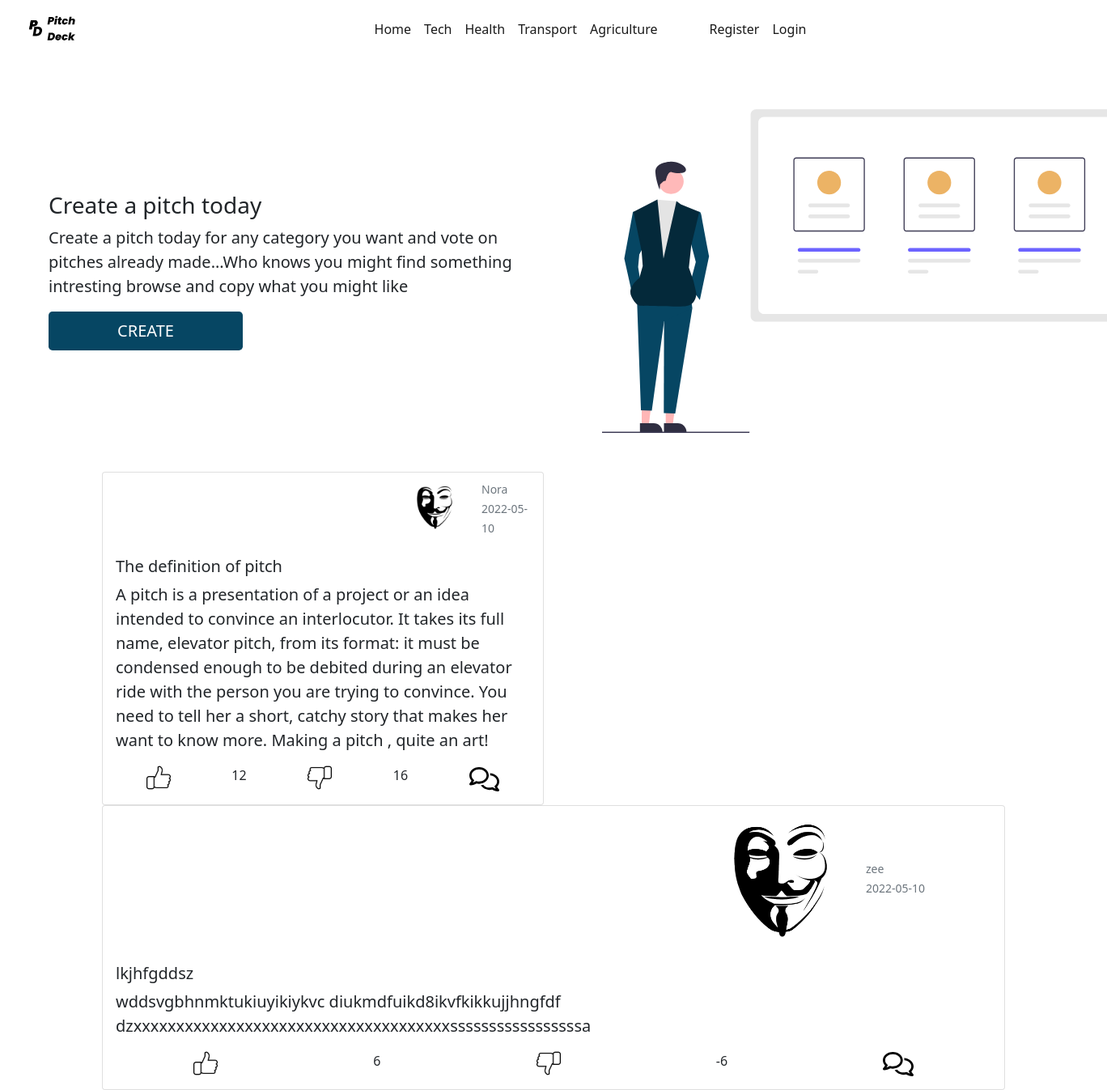
Before: / with the older database file.
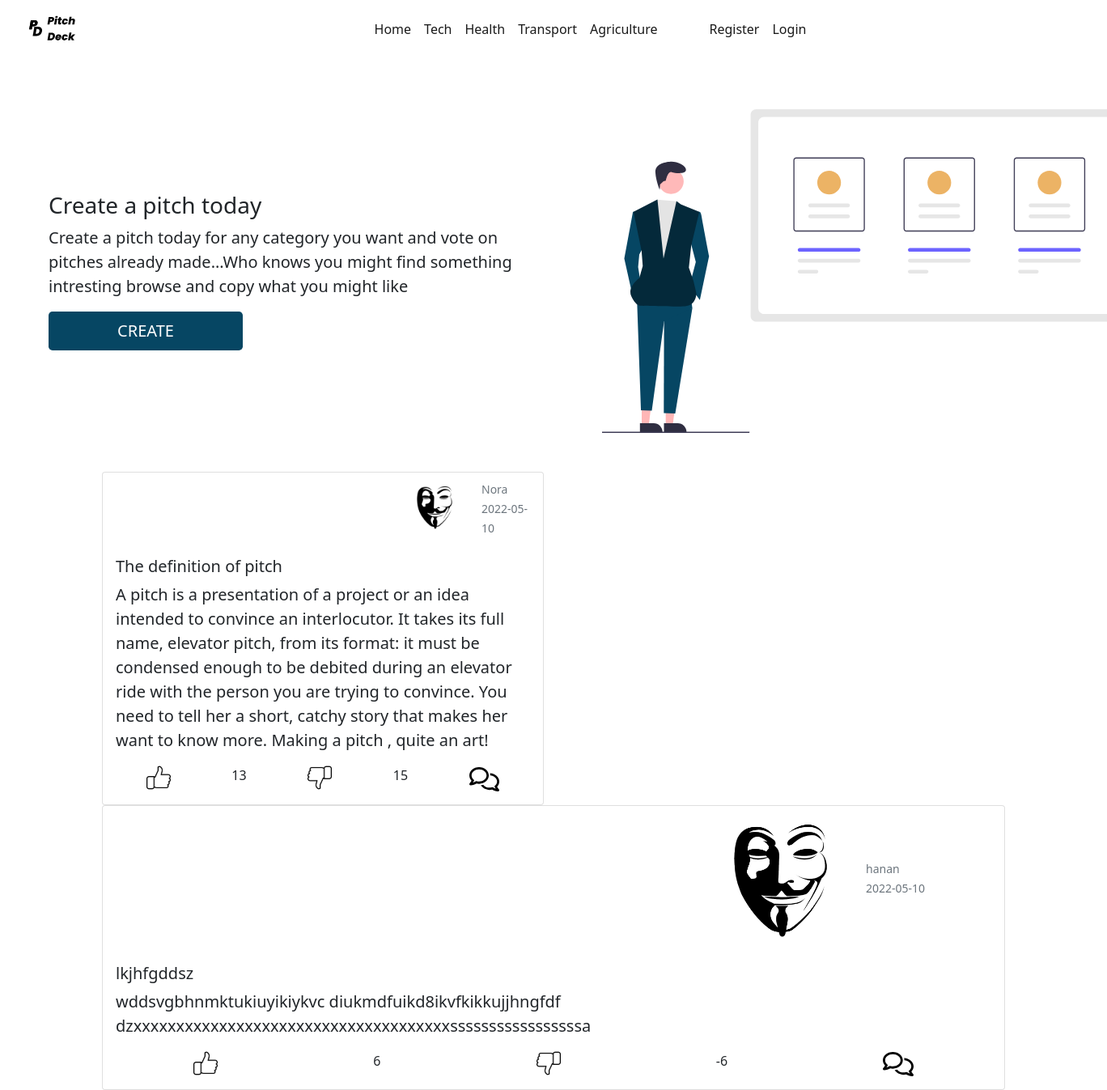
After: the same page with the newer database file.
### app/models.py (models this page shows, shortened)
class Pitch(db.Model):
    id = db.Column(db.Integer, primary_key=True)
    title = db.Column(db.String, nullable=False)
    content = db.Column(db.String, nullable=False)
    likes= db.Column(db.Integer, nullable=False,default=0)
    dislikes= db.Column(db.Integer, nullable=False,default=0)
    comments= db.Column(db.String, )
    category= db.Column(db.String)
    date_created = db.Column(db.Date, nullable=False, default=datetime.utcnow)
    user_id = db.Column(db.Integer, db.ForeignKey('user.id'), nullable=False)

class User(db.Model, UserMixin):
    id = db.Column(db.Integer, primary_key=True)
    username = db.Column(db.String, nullable=False, unique=True)
    email = db.Column(db.String, nullable=False, unique=True)
    password = db.Column(db.String, nullable=False)
    profile = db.Column(db.String, nullable=False, default='anon.png')
    pitches = db.relationship('Pitch', backref='author', lazy=True)

### app/routes.py (the view)
@app.route('/')
def home():
    pitches = Pitch.query.all()
    return render_template('index.html', pitches=pitches)

### app/templates/index.html (shortened to what this page needs)
{% extends 'layout.html' %}
{% block body %}
    <div class="container-fluid mt-3">
        <div class="row">
            <div class="col-md-6  mx-auto mt-auto mb-auto px-5 ">
                <p class="h3">
                    Create a pitch today
                </p>
                <p class="lead">
                    Create a pitch today for any category you want and vote on pitches already made...Who knows you might find
                    something intresting browse and copy what you might like
                </p>
                <a href="{{url_for('create')}}" class="btn btn-lg btn-outline">CREATE</a>
            </div>
            <div class="col-md-6">
                <img src="{{url_for('static',filename='/assets/img.svg')}}" class="img-responsive f-img m-5" alt="">
            </div>
        </div>
    </div>
    <div class="container">
      <div class="row row-cols-1 row-cols-md-2 g-4">
    {% for pitch in pitches %}
        <div class="col ">
          <div class="card">
              <div class="row  p-2">
                  <div class="col-md-8"></div>
                <div class="col-md-2">
                    <img src="{{url_for('static', filename='/profiles/'+pitch.author.profile)}}" class="img-thumbnail img-fluid border border-white" alt="Profile picture" >
                </div>
                <div class="col-md-2 mx-auto mt-auto mb-auto text-muted">
                    <small>{{pitch.author.username}}</small>
                    <br>
                    <small>{{pitch.date_created}}</small>
                </div>
              </div>
            <div class="card-body">
              <h5 class="card-title">{{pitch.title}}</h5>
              <p class="card-text lead">{{pitch.content}}</p>
              <div class="d-flex justify-content-around">
                <a href="{{url_for('likes',pitchid=pitch.id)}}"><img src="{{url_for('static',filename='/assets/like.svg')}}" alt=""></a>{{pitch.likes}}
                <a href="{{url_for('dislikes',pitchid=pitch.id)}}"><img src="{{url_for('static',filename='/assets/unlike.svg')}}"  alt=""></a>{{pitch.dislikes}}
                <a  data-bs-toggle="collapse" href="#comments{{pitch.id}}" class="lead text-decoration-none">
                  <img src="{{url_for('static',filename='/assets/comment.svg')}}" height="30" alt="">
                </a>
              </div>
              </div>
            </div>
          </div>
        </div>
      {% endfor %}
</div>
{% endblock %}

### app/templates/layout.html (shortened to what this page needs)
<!DOCTYPE html>
<html lang="en">
<head>
    <link rel="stylesheet" href='{{url_for('static',filename='main.css')}}'>
    <link href="https://cdn.jsdelivr.net/npm/bootstrap@5.1.3/dist/css/bootstrap.min.css"
    rel="stylesheet"
>
</head>
<body>
    <div class="container-fluid">
        <div class="container-fluid">
            <nav class="navbar navbar-expand-lg navbar-light bg-transparent">
              <div class="container-fluid">
                <a class="navbar-brand"  href="{{url_for('home')}}">
                  <img src= "{{url_for('static',filename='/assets/logo.svg')}}" alt="logo" width="75" height="45" >
                </a>
                <div class="collapse navbar-collapse justify-content-evenly " id="navbarNav">
                  <ul class="navbar-nav">
                    <li class="nav-item">
                      <a class="nav-link active" aria-current="page" href="{{url_for('home')}}">Home</a>
                    </li>
                    <li class="nav-item">
                      <a class="nav-link active" href="{{url_for('home')}}">Tech</a>
                    </li>
                    <li class="nav-item">
                      <a class="nav-link active" href="{{url_for('home')}}">Health</a>
                    </li>
                    <li class="nav-item">
                      <a class="nav-link active" href="{{url_for('home')}}">Transport</a>
                    </li>
                    <li class="nav-item me-5">
                      <a class="nav-link active" href="{{url_for('home')}}">Agriculture</a>
                      {% if current_user.is_authenticated %}
                      <li class="nav-item">
                        <a class="nav-link active " href="{{url_for('create')}}">Create</a>
                      <li class="nav-item">
                      <a class="nav-link active " href="{{url_for('account')}}">Account</a>
                      <li class="nav-item">
                      <a class="nav-link active" href="{{url_for('logout')}}">Logout</a>
                    </li>
                      {%else%}
                      {%if request.url_rule.endpoint != 'register' %}
                      <li class="nav-item">
                        <a class="nav-link active" href="{{url_for('register')}}">Register</a>
                      </li>
                      {% endif %}
                      {%if request.url_rule.endpoint != 'login'%}
                      <li class="nav-item">
                        <a class="nav-link active" href="{{url_for('login')}}">Login</a>
                      </li>
                      {%endif%}
                      {% endif %}
                </div>
              </div>
            </nav>
        </div>
        {% block body %}
        {% endblock %}
</body>
</html>

### app/static/main.css (style rules this page uses)
.f-img { height: 50vh }
.btn { background-color: #064663 !important; box-shadow: none; background-color: transparent; height: 3rem; width: 15rem; box-shadow: none; outline: none; color: #fff!important; }

Changed rows visible on the page:
changed Pitch "The definition of pitch": likes "12" → "13"; dislikes "16" → "15"
changed through a linked row, Pitch "lkjhfgddsz": author.username "zee" → "hanan"
